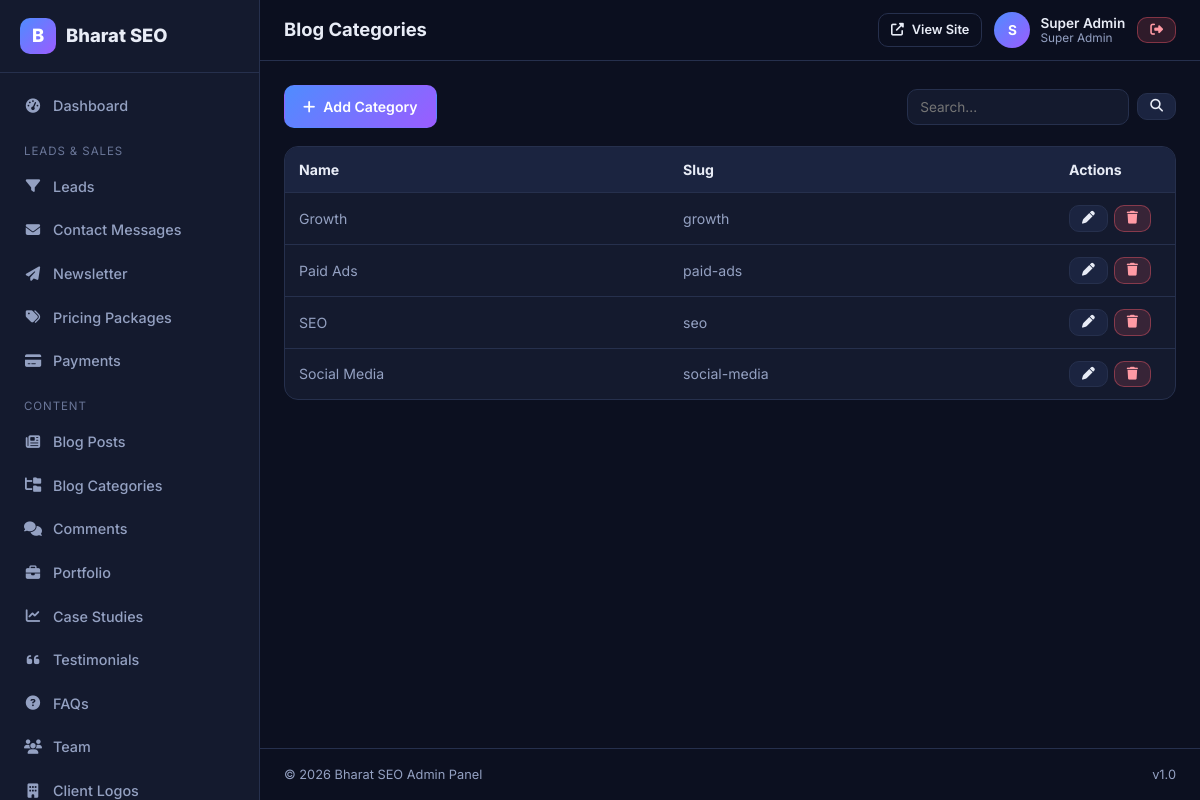
Screenshot of /admin/pages/blog-categories.php (signed in) with the database file from the repository.
### tables this page shows
CREATE TABLE IF NOT EXISTS `roles` (
  `id` INT UNSIGNED NOT NULL AUTO_INCREMENT,
  `name` VARCHAR(60) NOT NULL,
  `slug` VARCHAR(60) NOT NULL,
  `description` VARCHAR(255) DEFAULT NULL,
  `created_at` TIMESTAMP NOT NULL DEFAULT CURRENT_TIMESTAMP,
  `updated_at` TIMESTAMP NOT NULL DEFAULT CURRENT_TIMESTAMP ON UPDATE CURRENT_TIMESTAMP,
  PRIMARY KEY (`id`),
  UNIQUE KEY `uq_roles_slug` (`slug`)
);

CREATE TABLE IF NOT EXISTS `blog_categories` (
  `id` INT UNSIGNED NOT NULL AUTO_INCREMENT,
  `name` VARCHAR(120) NOT NULL,
  `slug` VARCHAR(120) NOT NULL,
  `description` VARCHAR(500) DEFAULT NULL,
  `created_at` TIMESTAMP NOT NULL DEFAULT CURRENT_TIMESTAMP,
  PRIMARY KEY (`id`),
  UNIQUE KEY `uq_blogcat_slug` (`slug`)
);

### admin/pages/blog-categories.php (called while the page is built)
<?php
require_once __DIR__ . '/../includes/auth.php';
require_once __DIR__ . '/../includes/helpers.php';
require_once __DIR__ . '/../includes/crud.php';
crud_run([
    'table' => 'blog_categories',
    'module' => 'blog_categories',
    'title' => 'Blog Categories',
    'singular' => 'Category',
    'self' => 'blog-categories.php',
    'order_by' => 'name',
    'slug_from' => 'name',
    'search' => ['name'],
    'columns' => [
        'name' => 'Name',
        'slug' => 'Slug',
    ],
    'fields' => [
        ['name' => 'name', 'label' => 'Category Name', 'required' => true],
        ['name' => 'description', 'label' => 'Description', 'type' => 'textarea'],
    ],
]);

### includes/functions.php (called while the page is built, shortened)
<?php
function e($value): string
{
    return htmlspecialchars((string) ($value ?? ''), ENT_QUOTES | ENT_SUBSTITUTE, 'UTF-8');
}
function url(string $path = ''): string
{
    $base = rtrim(SITE_URL, '/');
    $path = ltrim($path, '/');
    return $path === '' ? $base . '/' : $base . '/' . $path;
}
function input(string $key, $default = '')
{
    $val = $_POST[$key] ?? $_GET[$key] ?? $default;
    if (is_string($val)) {
        $val = trim($val);
    }
    return $val;
}

### admin/includes/auth.php (called while the page is built, shortened)
<?php
function current_admin(): ?array
{
    static $cached = false;
    static $admin = null;
    if ($cached) {
        return $admin;
    }
    $cached = true;
    $admin = DB::row(
        'SELECT a.*, r.name AS role_name, r.slug AS role_slug FROM admins a LEFT JOIN roles r ON r.id = a.role_id WHERE a.id = ? AND a.status = "active"',
        [(int) $_SESSION['admin_id']]
    );
    return $admin;
}
function require_admin(): array
{
    $admin = current_admin();
    return $admin;
}
function admin_role(): string
{
    $a = current_admin();
    return $a['role_slug'] ?? '';
}
function admin_can(string $module, string $action = 'view'): bool
{
    $role = admin_role();
    if ($role === 'super-admin') {
        return true;
    }
    $matrix = [
        'seo-manager' => [
            'dashboard' => ['view'],
            'services' => ['view','create','edit','delete'],
            'service_categories' => ['view','create','edit','delete'],
            'seo' => ['view','create','edit','delete'],
            'redirects' => ['view','create','edit','delete'],
            'pages' => ['view','create','edit','delete'],
            'portfolio' => ['view','create','edit','delete'],
            'case_studies' => ['view','create','edit','delete'],
            'media' => ['view','create','edit','delete'],
            'settings' => ['view','edit'],
        ],
        'content-manager' => [
            'dashboard' => ['view'],
            'blogs' => ['view','create','edit','delete'],
            'blog_categories' => ['view','create','edit','delete'],
            'comments' => ['view','edit','delete'],
            'pages' => ['view','create','edit','delete'],
            'faqs' => ['view','create','edit','delete'],
            'testimonials' => ['view','create','edit','delete'],
            'team' => ['view','create','edit','delete'],
            'media' => ['view','create','edit','delete'],
            'portfolio' => ['view','create','edit','delete'],
            'case_studies' => ['view','create','edit','delete'],
        ],
        'sales-manager' => [
            'dashboard' => ['view'],
            'leads' => ['view','create','edit','delete'],
            'contacts' => ['view','edit','delete'],
            'newsletter' => ['view','delete'],
            'packages' => ['view','create','edit','delete'],
            'payments' => ['view','edit'],
        ],
    ];
    $allowed = $matrix[$role][$module] ?? [];
    return in_array($action, $allowed, true);
}
function require_permission(string $module, string $action = 'view'): void
{
    require_admin();
}
function admin_url(string $path = ''): string
{
    return url('admin/' . ltrim($path, '/'));
}

### includes/db.php (called while the page is built, shortened)
<?php
class DB
{
    private static ?PDO $pdo = null;
    public static function conn(): ?PDO
    {
        if (self::$pdo instanceof PDO) {
            return self::$pdo;
        }
        try {
            $dsn = 'mysql:host=' . DB_HOST . ';dbname=' . DB_NAME . ';charset=' . DB_CHARSET;
            self::$pdo = new PDO($dsn, DB_USER, DB_PASS, [
                PDO::ATTR_ERRMODE            => PDO::ERRMODE_EXCEPTION,
                PDO::ATTR_DEFAULT_FETCH_MODE => PDO::FETCH_ASSOC,
                PDO::ATTR_EMULATE_PREPARES   => false,
            ]);
            return self::$pdo;
        } catch (Throwable $e) {
            log_error('DB connection failed: ' . $e->getMessage());
            return null;
        }
    }
    public static function run(string $sql, array $params = []): ?PDOStatement
    {
        $pdo = self::conn();
        try {
            $stmt = $pdo->prepare($sql);
            $stmt->execute($params);
            return $stmt;
        } catch (Throwable $e) {
            log_error('Query failed: ' . $e->getMessage() . ' | SQL: ' . $sql);
            return null;
        }
    }
    public static function row(string $sql, array $params = []): ?array
    {
        $stmt = self::run($sql, $params);
        $row = $stmt->fetch();
        return $row !== false ? $row : null;
    }
    public static function all(string $sql, array $params = []): array
    {
        $stmt = self::run($sql, $params);
        return $stmt->fetchAll();
    }
}

### includes/security.php (called while the page is built, shortened)
<?php
function csrf_token(): string
{
    return $_SESSION['_csrf'];
}
function csrf_field(): string
{
    return '<input type="hidden" name="_csrf" value="' . e(csrf_token()) . '">';
}

### admin/includes/crud.php (the view, shortened to what this page needs)
<?php
function crud_run(array $cfg): void
{
    $module   = $cfg['module'];
    $table    = $cfg['table'];
    $self      = $cfg['self'];
    $singular = $cfg['singular'] ?? 'Item';
    $title    = $cfg['title'] ?? $singular . 's';
    $orderBy  = $cfg['order_by'] ?? 'id DESC';
    $perPage  = $cfg['per_page'] ?? 20;
    $listUrl  = admin_url('pages/' . $self);
    require_permission($module, 'view');
    $page = max(1, (int) input('page', 1));
    $q = trim((string) input('q', ''));
    $where = '1=1';
    $params = [];
    $offset = ($page - 1) * $perPage;
    $rows = DB::all("SELECT * FROM `$table` WHERE $where ORDER BY $orderBy LIMIT $perPage OFFSET $offset", $params);
    $pageTitle = $title;
    include __DIR__ . '/header.php';
    ?>
    <div class="ad-toolbar">
      <?php if (admin_can($module, 'create')): ?>
        <a href="<?= e($listUrl . '?action=new') ?>" class="ad-btn ad-btn--primary"><i class="fas fa-plus"></i> Add <?= e($singular) ?></a>
      <?php endif; ?>
      <?php if (!empty($cfg['search'])): ?>
      <form method="get" action="<?= e($listUrl) ?>" class="ad-spacer">
        <input type="search" name="q" value="<?= e($q) ?>" placeholder="Search...">
        <button class="ad-btn ad-btn--sm" type="submit"><i class="fas fa-magnifying-glass"></i></button>
      </form>
      <?php endif; ?>
    </div>
    <?php if (empty($rows)): ?>
      <div class="ad-card"><div class="ad-empty"><div class="ad-empty__icon">&#128230;</div><h2>No <?= e(strtolower($title)) ?> yet</h2><p>Click "Add <?= e($singular) ?>" to create your first entry.</p></div></div>
    <?php else: ?>
      <div class="ad-table-wrap"><table class="ad-table">
        <thead><tr>
          <?php foreach ($cfg['columns'] as $key => $col): $label = is_array($col) ? $col['label'] : $col; ?>
            <th><?= e($label) ?></th>
          <?php endforeach; ?>
          <th style="width:120px;">Actions</th>
        </tr></thead>
        <tbody>
          <?php foreach ($rows as $row): ?>
            <tr>
              <?php foreach ($cfg['columns'] as $key => $col): ?>
                <td><?php
                  if (is_array($col) && isset($col['render'])) { echo $col['render']($row); }
                  else { echo e((string) ($row[$key] ?? '')); }
                ?></td>
              <?php endforeach; ?>
              <td><div class="actions">
                <?php if (admin_can($module, 'edit')): ?>
                  <a href="<?= e($listUrl . '?action=edit&id=' . (int) $row['id']) ?>" class="ad-btn ad-btn--sm"><i class="fas fa-pen"></i></a>
                <?php endif; ?>
                <?= ad_delete_form($listUrl, (int) $row['id'], $module) ?>
              </div></td>
            </tr>
          <?php endforeach; ?>
        </tbody>
      </table></div>
    <?php endif; ?>
    <?php
    include __DIR__ . '/footer.php';
}

### admin/includes/header.php (shortened to what this page needs)
<?php
$__admin = current_admin();
$pageTitle = $pageTitle ?? 'Dashboard';
?>
<!DOCTYPE html>
<html lang="en">
<head>
<link rel="stylesheet" href="https://cdnjs.cloudflare.com/ajax/libs/font-awesome/6.5.1/css/all.min.css">
<link rel="stylesheet" href="<?= e(admin_url('assets/css/admin.css')) ?>?v=1.0">
</head>
<body class="admin">
<div class="ad-layout">
  <?php include __DIR__ . '/sidebar.php'; ?>
  <div class="ad-main">
    <div class="ad-topbar">
      <div style="display:flex;align-items:center;gap:12px;">
        <h1><?= e($pageTitle) ?></h1>
      </div>
      <div class="ad-topbar__right">
        <a href="<?= e(url('/')) ?>" target="_blank" class="ad-btn ad-btn--sm ad-btn--ghost"><i class="fas fa-up-right-from-square"></i> View Site</a>
        <div class="ad-user">
          <span class="ad-user__avatar"><?= e(strtoupper(substr($__admin['name'] ?? 'A', 0, 1))) ?></span>
          <div style="line-height:1.2;">
            <div style="font-weight:600;"><?= e($__admin['name'] ?? 'Admin') ?></div>
            <div style="font-size:0.74rem;color:var(--ad-muted);"><?= e($__admin['role_name'] ?? '') ?></div>
          </div>
        </div>
        <a href="<?= e(admin_url('logout.php')) ?>" class="ad-btn ad-btn--sm ad-btn--danger" title="Logout"><i class="fas fa-right-from-bracket"></i></a>
      </div>
    </div>
    <div class="ad-content">

### admin/includes/helpers.php (shortened to what this page needs)
<?php
function ad_delete_form(string $action, int $id, string $module = '', string $label = 'Delete'): string
{
    $out = '<form method="post" action="' . e($action) . '" data-confirm="Delete this item? This cannot be undone." style="display:inline;">';
    $out .= csrf_field();
    $out .= '<input type="hidden" name="action" value="delete">';
    $out .= '<input type="hidden" name="id" value="' . $id . '">';
    $out .= '<button class="ad-btn ad-btn--sm ad-btn--danger" type="submit"><i class="fas fa-trash"></i></button>';
    $out .= '</form>';
    return $out;
}

### rows the page displays
blog_categories: name "Growth", slug "growth"
blog_categories: name "Paid Ads", slug "paid-ads"
blog_categories: name "SEO", slug "seo"
blog_categories: name "Social Media", slug "social-media"

### other values shown
setting('site_name', SITE_NAME) "Bharat SEO"
$label "Leads Contact Messages Newsletter Pricing Packages Payments Blog Posts Blog Categories Comments Portfolio Case Studies Testimonials FAQs Team Client Logos"
$pageTitle "Blog Categories"
substr($__admin['name'] ?? 'A', 0, 1) "S"
$__admin['name'] "Super Admin"
$__admin['role_name'] "Super Admin"
$singular "Category"
$label "Name"
$label "Slug"
